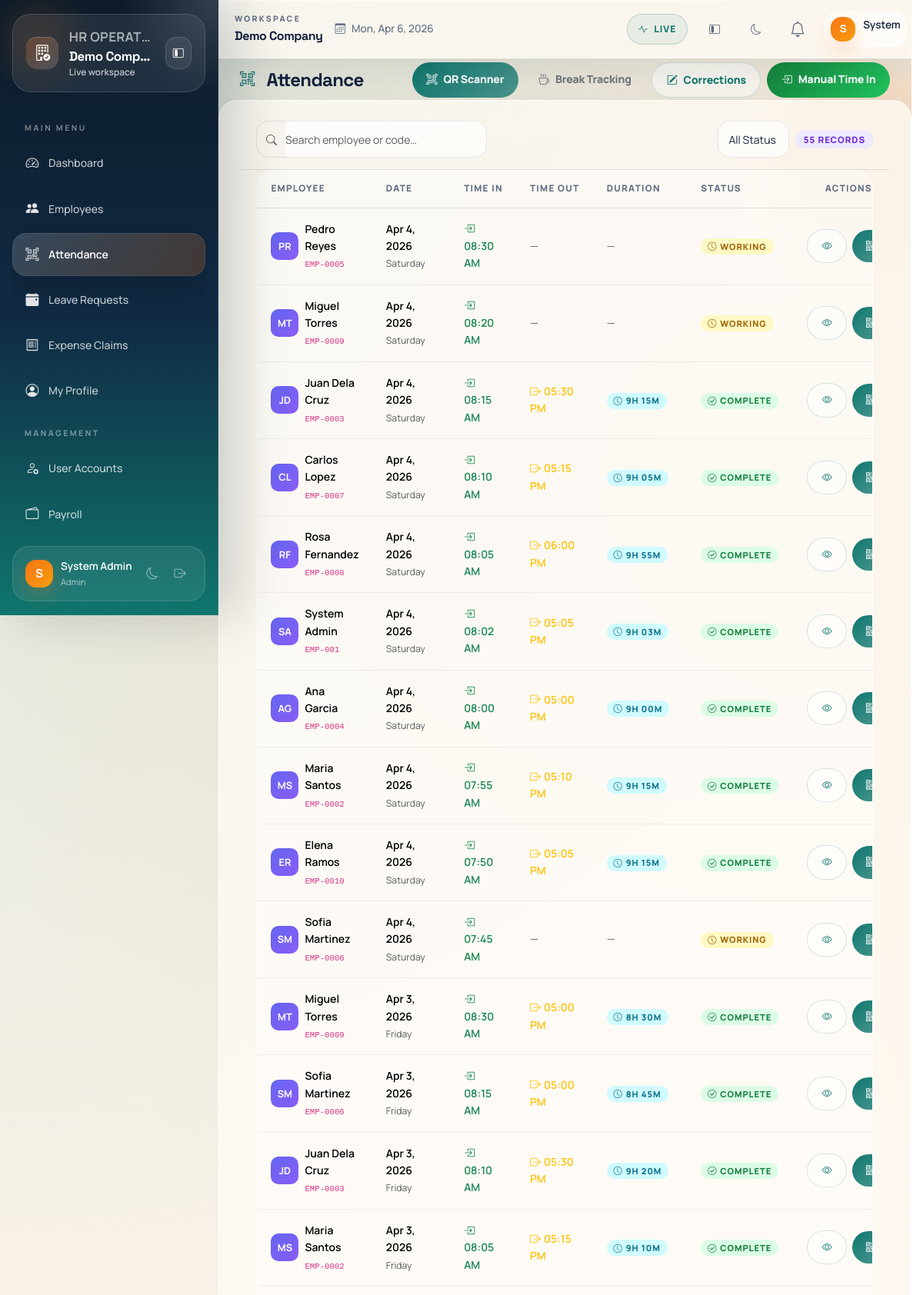
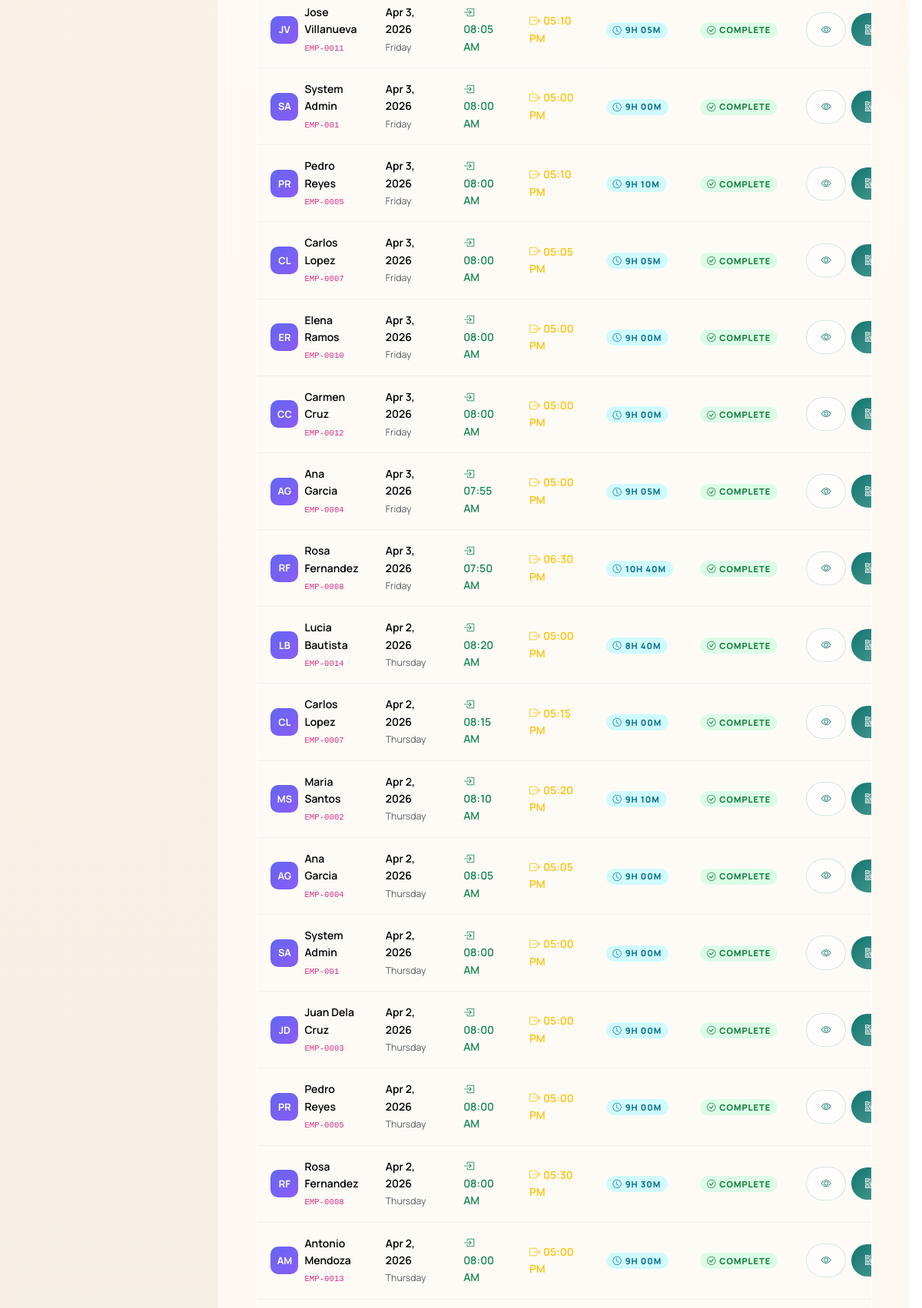
Screenshot of /modules/attendance/index.php (signed in, upper part) with the database file from the repository (2 pictures, top to bottom).
### tables this page shows
CREATE TABLE attendance (
    id INT AUTO_INCREMENT PRIMARY KEY,
    company_id INT NOT NULL,
    employee_id INT NOT NULL,
    date DATE NOT NULL,
    time_in TIME NULL,
    time_out TIME NULL,
    notes VARCHAR(255),
    UNIQUE KEY uniq_attendance(company_id, employee_id, date)
);

CREATE TABLE employees (
    id INT AUTO_INCREMENT PRIMARY KEY,
    company_id INT NOT NULL,
    employee_code VARCHAR(30),
    first_name VARCHAR(100) NOT NULL,
    last_name VARCHAR(100) NOT NULL,
    email VARCHAR(150) NOT NULL,
    phone VARCHAR(50),
    department_id INT NULL,
    position_id INT NULL,
    hire_date DATE NULL,
    basic_salary DECIMAL(10,2) DEFAULT 0,
    status ENUM('active','inactive') DEFAULT 'active',
    created_at DATETIME DEFAULT CURRENT_TIMESTAMP,
    UNIQUE KEY uniq_emp_code(company_id, employee_code),
    UNIQUE KEY uniq_emp_email(company_id, email)
);

### includes/functions.php (called while the page is built, shortened)
<?php
function e($s) {
    return htmlspecialchars($s ?? "", ENT_QUOTES, "UTF-8");
}

### modules/attendance/index.php (the view, shortened to what this page needs)
<?php
require_once __DIR__.'/../../config/db.php';
require_once __DIR__.'/../../includes/header.php';
require_once __DIR__.'/../../includes/nav.php';
$u = $_SESSION['user'];
$isAdmin = in_array($u['role'], ['Admin', 'HR Officer', 'Manager']);
$hasSaas = $pdo->query("SHOW COLUMNS FROM attendance LIKE 'company_id'")->fetch();
$cid = $hasSaas ? (company_id() ?? 1) : null;
$todayRecord = null;
$empId = $u['employee_id'] ?? null;
if($empId) {
    $st = $pdo->prepare("SELECT * FROM attendance WHERE employee_id=? AND date=CURDATE()");
    $st->execute([$empId]);
    $todayRecord = $st->fetch();
}
if($isAdmin) {
    if($hasSaas && $cid) {
        $st = $pdo->prepare("SELECT a.*,e.first_name,e.last_name,e.employee_code FROM attendance a JOIN employees e ON e.id=a.employee_id WHERE a.company_id=? ORDER BY a.date DESC, a.time_in DESC LIMIT 100");
        $st->execute([$cid]); $rows = $st->fetchAll();
    } else {
        $rows = $pdo->query("SELECT a.*,e.first_name,e.last_name,e.employee_code FROM attendance a JOIN employees e ON e.id=a.employee_id ORDER BY a.date DESC, a.time_in DESC LIMIT 100")->fetchAll();
    }
}
?>
<div class="page-header d-flex justify-content-between align-items-center flex-wrap gap-2">
    <h4><i class="bi bi-qr-code-scan me-2"></i>Attendance</h4>
    <div class="d-flex gap-2 flex-wrap">
        <?php if($isAdmin): ?>
        <a href="scanner.php" class="btn btn-primary"><i class="bi bi-qr-code-scan me-2"></i>QR Scanner</a>
        <a href="breaks.php" class="btn btn-outline-secondary"><i class="bi bi-cup-hot me-2"></i>Break Tracking</a>
        <a href="correct.php" class="btn btn-outline-primary"><i class="bi bi-pencil-square me-2"></i>Corrections</a>
        <?php endif; ?>
        <?php if($empId): ?>
            <?php if(!$todayRecord): ?>
                <a class="btn btn-success" href="time_in.php"><i class="bi bi-box-arrow-in-right me-2"></i>Manual Time In</a>
            <?php elseif(!$todayRecord['time_out']): ?>
                <a class="btn btn-warning" href="time_out.php"><i class="bi bi-box-arrow-right me-2"></i>Manual Time Out</a>
                <a class="btn btn-outline-secondary" href="breaks.php"><i class="bi bi-cup-hot me-2"></i>Breaks</a>
            <?php endif; ?>
        <?php endif; ?>
    </div>
</div>
<div class="card">
    <div class="table-toolbar">
        <div class="input-group" style="max-width:300px;">
            <span class="input-group-text bg-transparent border-end-0"><i class="bi bi-search text-muted"></i></span>
            <input type="text" id="attSearch" class="form-control border-start-0 ps-0" placeholder="Search employee or code…">
        </div>
        <div class="d-flex gap-2 align-items-center">
            <select id="attStatusFilter" class="form-select form-select-sm" style="width:auto;">
                <option value="">All Status</option>
            </select>
            <span class="badge bg-primary table-count-badge" id="attCount"><?= count($rows) ?> records</span>
        </div>
    </div>
    <div class="table-responsive-wrapper">
        <table class="table table-hover mb-0" id="attTable">
            <thead>
                <tr>
                    <th>Employee</th>
                    <th>Date</th>
                    <th>Time In</th>
                    <th>Time Out</th>
                    <th>Duration</th>
                    <th>Status</th>
                    <th class="text-center">Actions</th>
                </tr>
            </thead>
            <tbody>
            <?php if(empty($rows)): ?>
                <tr><td colspan="7" class="text-center py-5 text-muted">
                    <i class="bi bi-clock-history fs-2 d-block mb-2 opacity-25"></i>No attendance records found
                </td></tr>
            <?php else: foreach($rows as $r):
                $hours = '';
                if($r['time_in'] && $r['time_out']) {
                    $diff = strtotime($r['time_out']) - strtotime($r['time_in']);
                    $durMin = round($diff / 60);
                    $h = floor($durMin / 60);
                    $m = $durMin % 60;
                    $hours = $h . 'h ' . str_pad($m, 2, '0', STR_PAD_LEFT) . 'm';
                }
                $statusKey = $r['time_out'] ? 'complete' : 'working';
            ?>
                <tr data-status="<?= $statusKey ?>"
                    data-search="<?= strtolower(e($r['first_name'].' '.$r['last_name'].' '.$r['employee_code'])) ?>">
                    <td>
                        <div class="d-flex align-items-center gap-2">
                            <div class="avatar-sm" style="background:linear-gradient(135deg,#6366f1,#8b5cf6);">
                                <?= strtoupper(substr($r['first_name'],0,1).substr($r['last_name'],0,1)) ?>
                            </div>
                            <div>
                                <div class="fw-semibold"><?= e($r['first_name'].' '.$r['last_name']) ?></div>
                                <small class="text-muted"><code><?= e($r['employee_code']) ?></code></small>
                            </div>
                        </div>
                    </td>
                    <td>
                        <div class="fw-semibold"><?= date('M j, Y', strtotime($r['date'])) ?></div>
                        <small class="text-muted"><?= date('l', strtotime($r['date'])) ?></small>
                    </td>
                    <td>
                        <?php if($r['time_in']): ?>
                            <span class="text-success fw-semibold"><i class="bi bi-box-arrow-in-right me-1"></i><?= date('h:i A', strtotime($r['time_in'])) ?></span>
                        <?php else: ?>
                            <span class="text-muted">—</span>
                        <?php endif; ?>
                    </td>
                    <td>
                        <?php if($r['time_out']): ?>
                            <span class="text-warning fw-semibold"><i class="bi bi-box-arrow-right me-1"></i><?= date('h:i A', strtotime($r['time_out'])) ?></span>
                        <?php else: ?>
                            <span class="text-muted">—</span>
                        <?php endif; ?>
                    </td>
                    <td>
                        <?php if($hours): ?>
                            <span class="badge bg-info bg-opacity-75 text-dark">
                                <i class="bi bi-clock me-1"></i><?= $hours ?>
                            </span>
                        <?php else: ?>
                            <span class="text-muted">—</span>
                        <?php endif; ?>
                    </td>
                    <td>
                        <?php if($r['time_out']): ?>
                            <span class="badge bg-success"><i class="bi bi-check-circle me-1"></i>Complete</span>
                        <?php else: ?>
                            <span class="badge bg-warning text-dark"><i class="bi bi-clock me-1"></i>Working</span>
                        <?php endif; ?>
                    </td>
                    <td class="action-btns text-center">
                        <button type="button" class="btn btn-sm btn-outline-primary"
                                data-bs-toggle="modal" data-bs-target="#viewAttModal<?= (int)$r['id'] ?>"
                                title="View Details">
                            <i class="bi bi-eye"></i>
                        </button>
                        <?php if($isAdmin): ?>
                        <a href="../employees/qrcode.php?id=<?= (int)$r['employee_id'] ?>" class="btn btn-sm btn-primary" title="View QR Code">
                            <i class="bi bi-qr-code"></i>
                        </a>
                        <?php endif; ?>
                    </td>
                </tr>
            <?php endforeach; endif; ?>
            </tbody>
        </table>
    </div>
</div>
<?php require_once __DIR__.'/../../includes/footer.php'; ?>

### rows the page displays
attendance: employee.last_name "PR", employee.last_name "Pedro Reyes", employee.employee_code "EMP-0005", date "Apr 4, 2026", date "Saturday", time_in "08:30 AM", shows "WORKING"
attendance: employee.last_name "MT", employee.last_name "Miguel Torres", employee.employee_code "EMP-0009", date "Apr 4, 2026", date "Saturday", time_in "08:20 AM", shows "WORKING"
attendance: employee.last_name "JD", employee.last_name "Juan Dela Cruz", employee.employee_code "EMP-0003", date "Apr 4, 2026", date "Saturday", time_in "08:15 AM", time_out "05:30 PM", hours "9H 15M", shows "COMPLETE"
attendance: employee.last_name "CL", employee.last_name "Carlos Lopez", employee.employee_code "EMP-0007", date "Apr 4, 2026", date "Saturday", time_in "08:10 AM", time_out "05:15 PM", hours "9H 05M", shows "COMPLETE"
attendance: employee.last_name "RF", employee.last_name "Rosa Fernandez", employee.employee_code "EMP-0008", date "Apr 4, 2026", date "Saturday", time_in "08:05 AM", time_out "06:00 PM", hours "9H 55M", shows "COMPLETE"
attendance: employee.last_name "SA", employee.last_name "System Admin", employee.employee_code "EMP-001", date "Apr 4, 2026", date "Saturday", time_in "08:02 AM", time_out "05:05 PM", hours "9H 03M", shows "COMPLETE"
attendance: employee.last_name "AG", employee.last_name "Ana Garcia", employee.employee_code "EMP-0004", date "Apr 4, 2026", date "Saturday", time_in "08:00 AM", time_out "05:00 PM", hours "9H 00M", shows "COMPLETE"
attendance: employee.last_name "MS", employee.last_name "Maria Santos", employee.employee_code "EMP-0002", date "Apr 4, 2026", date "Saturday", time_in "07:55 AM", time_out "05:10 PM", hours "9H 15M", shows "COMPLETE"
attendance: employee.last_name "ER", employee.last_name "Elena Ramos", employee.employee_code "EMP-0010", date "Apr 4, 2026", date "Saturday", time_in "07:50 AM", time_out "05:05 PM", hours "9H 15M", shows "COMPLETE"
attendance: employee.last_name "SM", employee.last_name "Sofia Martinez", employee.employee_code "EMP-0006", date "Apr 4, 2026", date "Saturday", time_in "07:45 AM", shows "WORKING"
attendance: employee.last_name "MT", employee.last_name "Miguel Torres", employee.employee_code "EMP-0009", date "Apr 3, 2026", date "Friday", time_in "08:30 AM", time_out "05:00 PM", hours "8H 30M", shows "COMPLETE"
attendance: employee.last_name "SM", employee.last_name "Sofia Martinez", employee.employee_code "EMP-0006", date "Apr 3, 2026", date "Friday", time_in "08:15 AM", time_out "05:00 PM", hours "8H 45M", shows "COMPLETE"
attendance: employee.last_name "JD", employee.last_name "Juan Dela Cruz", employee.employee_code "EMP-0003", date "Apr 3, 2026", date "Friday", time_in "08:10 AM", time_out "05:30 PM", hours "9H 20M", shows "COMPLETE"
attendance: employee.last_name "MS", employee.last_name "Maria Santos", employee.employee_code "EMP-0002", date "Apr 3, 2026", date "Friday", time_in "08:05 AM", time_out "05:15 PM", hours "9H 10M", shows "COMPLETE"
attendance: employee.last_name "JV", employee.last_name "Jose Villanueva", employee.employee_code "EMP-0011", date "Apr 3, 2026", date "Friday", time_in "08:05 AM", time_out "05:10 PM", hours "9H 05M", shows "COMPLETE"
attendance: employee.last_name "SA", employee.last_name "System Admin", employee.employee_code "EMP-001", date "Apr 3, 2026", date "Friday", time_in "08:00 AM", time_out "05:00 PM", hours "9H 00M", shows "COMPLETE"
attendance: employee.last_name "PR", employee.last_name "Pedro Reyes", employee.employee_code "EMP-0005", date "Apr 3, 2026", date "Friday", time_in "08:00 AM", time_out "05:10 PM", hours "9H 10M", shows "COMPLETE"
attendance: employee.last_name "CL", employee.last_name "Carlos Lopez", employee.employee_code "EMP-0007", date "Apr 3, 2026", date "Friday", time_in "08:00 AM", time_out "05:05 PM", hours "9H 05M", shows "COMPLETE"
attendance: employee.last_name "ER", employee.last_name "Elena Ramos", employee.employee_code "EMP-0010", date "Apr 3, 2026", date "Friday", time_in "08:00 AM", time_out "05:00 PM", hours "9H 00M", shows "COMPLETE"
attendance: employee.last_name "CC", employee.last_name "Carmen Cruz", employee.employee_code "EMP-0012", date "Apr 3, 2026", date "Friday", time_in "08:00 AM", time_out "05:00 PM", hours "9H 00M", shows "COMPLETE"
attendance: employee.last_name "AG", employee.last_name "Ana Garcia", employee.employee_code "EMP-0004", date "Apr 3, 2026", date "Friday", time_in "07:55 AM", time_out "05:00 PM", hours "9H 05M", shows "COMPLETE"
attendance: employee.last_name "RF", employee.last_name "Rosa Fernandez", employee.employee_code "EMP-0008", date "Apr 3, 2026", date "Friday", time_in "07:50 AM", time_out "06:30 PM", hours "10H 40M", shows "COMPLETE"
attendance: employee.last_name "LB", employee.last_name "Lucia Bautista", employee.employee_code "EMP-0014", date "Apr 2, 2026", date "Thursday", time_in "08:20 AM", time_out "05:00 PM", hours "8H 40M", shows "COMPLETE"
attendance: employee.last_name "CL", employee.last_name "Carlos Lopez", employee.employee_code "EMP-0007", date "Apr 2, 2026", date "Thursday", time_in "08:15 AM", time_out "05:15 PM", hours "9H 00M", shows "COMPLETE"
attendance: employee.last_name "MS", employee.last_name "Maria Santos", employee.employee_code "EMP-0002", date "Apr 2, 2026", date "Thursday", time_in "08:10 AM", time_out "05:20 PM", hours "9H 10M", shows "COMPLETE"
attendance: employee.last_name "AG", employee.last_name "Ana Garcia", employee.employee_code "EMP-0004", date "Apr 2, 2026", date "Thursday", time_in "08:05 AM", time_out "05:05 PM", hours "9H 00M", shows "COMPLETE"
attendance: employee.last_name "SA", employee.last_name "System Admin", employee.employee_code "EMP-001", date "Apr 2, 2026", date "Thursday", time_in "08:00 AM", time_out "05:00 PM", hours "9H 00M", shows "COMPLETE"
attendance: employee.last_name "JD", employee.last_name "Juan Dela Cruz", employee.employee_code "EMP-0003", date "Apr 2, 2026", date "Thursday", time_in "08:00 AM", time_out "05:00 PM", hours "9H 00M", shows "COMPLETE"
attendance: employee.last_name "PR", employee.last_name "Pedro Reyes", employee.employee_code "EMP-0005", date "Apr 2, 2026", date "Thursday", time_in "08:00 AM", time_out "05:00 PM", hours "9H 00M", shows "COMPLETE"
attendance: employee.last_name "RF", employee.last_name "Rosa Fernandez", employee.employee_code "EMP-0008", date "Apr 2, 2026", date "Thursday", time_in "08:00 AM", time_out "05:30 PM", hours "9H 30M", shows "COMPLETE"
attendance: employee.last_name "AM", employee.last_name "Antonio Mendoza", employee.employee_code "EMP-0013", date "Apr 2, 2026", date "Thursday", time_in "08:00 AM", time_out "05:00 PM", hours "9H 00M", shows "COMPLETE"

### other values shown
$company['name'] "Demo Comp…"
$companyPlanLabel "Live workspace"
substr($u['name'] ?: $u['email'], 0, 1) "S"
$u['name'] ?: $u['email'] "System Admin"
$u['role'] "Admin"
$company['name'] "Demo Company"
explode(' ', $u['name'] ?: $u['email'])[0] "System"
count($rows) "55"
